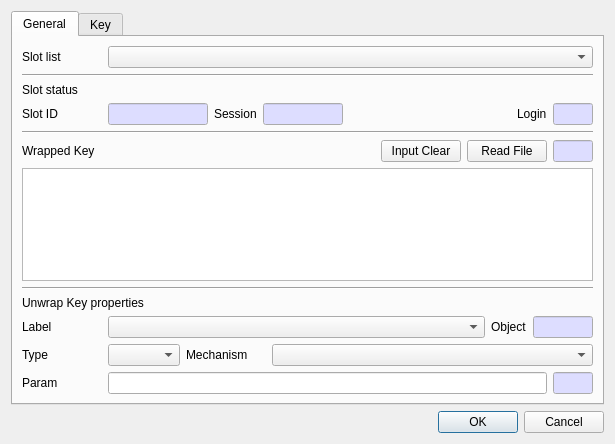
<?xml version="1.0" encoding="UTF-8"?>
<ui version="4.0">
 <class>UnwrapKeyDlg</class>
 <widget class="QDialog" name="UnwrapKeyDlg">
  <property name="geometry">
   <rect>
    <x>0</x>
    <y>0</y>
    <width>585</width>
    <height>444</height>
   </rect>
  </property>
  <property name="windowTitle">
   <string>Unwrap key</string>
  </property>
  <layout class="QVBoxLayout" name="verticalLayout">
   <item>
    <widget class="QTabWidget" name="tabWidget">
     <property name="currentIndex">
      <number>0</number>
     </property>
     <widget class="QWidget" name="tab_3">
      <attribute name="title">
       <string>General</string>
      </attribute>
      <layout class="QVBoxLayout" name="verticalLayout_2">
       <item>
        <layout class="QGridLayout" name="gridLayout">
         <property name="topMargin">
          <number>0</number>
         </property>
         <item row="0" column="1">
          <widget class="QComboBox" name="mSlotsCombo">
           <property name="sizePolicy">
            <sizepolicy hsizetype="Preferred" vsizetype="Fixed">
             <horstretch>1</horstretch>
             <verstretch>0</verstretch>
            </sizepolicy>
           </property>
          </widget>
         </item>
         <item row="0" column="0">
          <widget class="QLabel" name="label">
           <property name="minimumSize">
            <size>
             <width>80</width>
             <height>0</height>
            </size>
           </property>
           <property name="text">
            <string>Slot list</string>
           </property>
          </widget>
         </item>
        </layout>
       </item>
       <item>
        <widget class="Line" name="line">
         <property name="orientation">
          <enum>Qt::Horizontal</enum>
         </property>
        </widget>
       </item>
       <item>
        <widget class="QLabel" name="label_2">
         <property name="text">
          <string>Slot status</string>
         </property>
        </widget>
       </item>
       <item>
        <layout class="QGridLayout" name="gridLayout_3">
         <property name="topMargin">
          <number>0</number>
         </property>
         <item row="0" column="5">
          <widget class="QLabel" name="label_9">
           <property name="text">
            <string>Login</string>
           </property>
          </widget>
         </item>
         <item row="0" column="0">
          <widget class="QLabel" name="label_3">
           <property name="minimumSize">
            <size>
             <width>80</width>
             <height>0</height>
            </size>
           </property>
           <property name="text">
            <string>Slot ID</string>
           </property>
          </widget>
         </item>
         <item row="0" column="6">
          <widget class="QLineEdit" name="mLoginText">
           <property name="maximumSize">
            <size>
             <width>40</width>
             <height>16777215</height>
            </size>
           </property>
           <property name="palette">
            <palette>
             <active>
              <colorrole role="Base">
               <brush brushstyle="SolidPattern">
                <color alpha="255">
                 <red>221</red>
                 <green>221</green>
                 <blue>255</blue>
                </color>
               </brush>
              </colorrole>
             </active>
             <inactive>
              <colorrole role="Base">
               <brush brushstyle="SolidPattern">
                <color alpha="255">
                 <red>221</red>
                 <green>221</green>
                 <blue>255</blue>
                </color>
               </brush>
              </colorrole>
             </inactive>
             <disabled>
              <colorrole role="Base">
               <brush brushstyle="SolidPattern">
                <color alpha="255">
                 <red>240</red>
                 <green>240</green>
                 <blue>240</blue>
                </color>
               </brush>
              </colorrole>
             </disabled>
            </palette>
           </property>
           <property name="readOnly">
            <bool>true</bool>
           </property>
          </widget>
         </item>
         <item row="0" column="2">
          <widget class="QLabel" name="label_8">
           <property name="text">
            <string>Session</string>
           </property>
          </widget>
         </item>
         <item row="0" column="3">
          <widget class="QLineEdit" name="mSessionText">
           <property name="maximumSize">
            <size>
             <width>80</width>
             <height>16777215</height>
            </size>
           </property>
           <property name="palette">
            <palette>
             <active>
              <colorrole role="Base">
               <brush brushstyle="SolidPattern">
                <color alpha="255">
                 <red>221</red>
                 <green>221</green>
                 <blue>255</blue>
                </color>
               </brush>
              </colorrole>
             </active>
             <inactive>
              <colorrole role="Base">
               <brush brushstyle="SolidPattern">
                <color alpha="255">
                 <red>221</red>
                 <green>221</green>
                 <blue>255</blue>
                </color>
               </brush>
              </colorrole>
             </inactive>
             <disabled>
              <colorrole role="Base">
               <brush brushstyle="SolidPattern">
                <color alpha="255">
                 <red>240</red>
                 <green>240</green>
                 <blue>240</blue>
                </color>
               </brush>
              </colorrole>
             </disabled>
            </palette>
           </property>
           <property name="readOnly">
            <bool>true</bool>
           </property>
          </widget>
         </item>
         <item row="0" column="1">
          <widget class="QLineEdit" name="mSlotIDText">
           <property name="maximumSize">
            <size>
             <width>100</width>
             <height>16777215</height>
            </size>
           </property>
           <property name="palette">
            <palette>
             <active>
              <colorrole role="Base">
               <brush brushstyle="SolidPattern">
                <color alpha="255">
                 <red>221</red>
                 <green>221</green>
                 <blue>255</blue>
                </color>
               </brush>
              </colorrole>
             </active>
             <inactive>
              <colorrole role="Base">
               <brush brushstyle="SolidPattern">
                <color alpha="255">
                 <red>221</red>
                 <green>221</green>
                 <blue>255</blue>
                </color>
               </brush>
              </colorrole>
             </inactive>
             <disabled>
              <colorrole role="Base">
               <brush brushstyle="SolidPattern">
                <color alpha="255">
                 <red>240</red>
                 <green>240</green>
                 <blue>240</blue>
                </color>
               </brush>
              </colorrole>
             </disabled>
            </palette>
           </property>
           <property name="readOnly">
            <bool>true</bool>
           </property>
          </widget>
         </item>
         <item row="0" column="4">
          <spacer name="horizontalSpacer">
           <property name="orientation">
            <enum>Qt::Horizontal</enum>
           </property>
           <property name="sizeHint" stdset="0">
            <size>
             <width>40</width>
             <height>20</height>
            </size>
           </property>
          </spacer>
         </item>
        </layout>
       </item>
       <item>
        <widget class="Line" name="line_2">
         <property name="orientation">
          <enum>Qt::Horizontal</enum>
         </property>
        </widget>
       </item>
       <item>
        <layout class="QGridLayout" name="gridLayout_4">
         <item row="0" column="2">
          <widget class="QPushButton" name="mInputClearBtn">
           <property name="text">
            <string>Input Clear</string>
           </property>
          </widget>
         </item>
         <item row="0" column="3">
          <widget class="QPushButton" name="mReadFileBtn">
           <property name="text">
            <string>Read File</string>
           </property>
          </widget>
         </item>
         <item row="0" column="0">
          <widget class="QLabel" name="label_4">
           <property name="minimumSize">
            <size>
             <width>80</width>
             <height>0</height>
            </size>
           </property>
           <property name="maximumSize">
            <size>
             <width>80</width>
             <height>16777215</height>
            </size>
           </property>
           <property name="text">
            <string>Wrapped Key</string>
           </property>
          </widget>
         </item>
         <item row="0" column="4">
          <widget class="QLineEdit" name="mInputLenText">
           <property name="minimumSize">
            <size>
             <width>40</width>
             <height>0</height>
            </size>
           </property>
           <property name="maximumSize">
            <size>
             <width>40</width>
             <height>16777215</height>
            </size>
           </property>
           <property name="palette">
            <palette>
             <active>
              <colorrole role="Base">
               <brush brushstyle="SolidPattern">
                <color alpha="255">
                 <red>221</red>
                 <green>221</green>
                 <blue>255</blue>
                </color>
               </brush>
              </colorrole>
             </active>
             <inactive>
              <colorrole role="Base">
               <brush brushstyle="SolidPattern">
                <color alpha="255">
                 <red>221</red>
                 <green>221</green>
                 <blue>255</blue>
                </color>
               </brush>
              </colorrole>
             </inactive>
             <disabled>
              <colorrole role="Base">
               <brush brushstyle="SolidPattern">
                <color alpha="255">
                 <red>240</red>
                 <green>240</green>
                 <blue>240</blue>
                </color>
               </brush>
              </colorrole>
             </disabled>
            </palette>
           </property>
           <property name="readOnly">
            <bool>true</bool>
           </property>
          </widget>
         </item>
         <item row="0" column="1">
          <spacer name="horizontalSpacer_3">
           <property name="orientation">
            <enum>Qt::Horizontal</enum>
           </property>
           <property name="sizeHint" stdset="0">
            <size>
             <width>40</width>
             <height>20</height>
            </size>
           </property>
          </spacer>
         </item>
        </layout>
       </item>
       <item>
        <widget class="QPlainTextEdit" name="mInputText">
         <property name="font">
          <font/>
         </property>
        </widget>
       </item>
       <item>
        <widget class="Line" name="line_3">
         <property name="orientation">
          <enum>Qt::Horizontal</enum>
         </property>
        </widget>
       </item>
       <item>
        <widget class="QLabel" name="label_5">
         <property name="text">
          <string>Unwrap Key properties</string>
         </property>
        </widget>
       </item>
       <item>
        <layout class="QGridLayout" name="gridLayout_5">
         <item row="0" column="0">
          <widget class="QLabel" name="label_6">
           <property name="minimumSize">
            <size>
             <width>80</width>
             <height>0</height>
            </size>
           </property>
           <property name="text">
            <string>Label</string>
           </property>
          </widget>
         </item>
         <item row="0" column="3">
          <widget class="QLineEdit" name="mUnwrapObjectText">
           <property name="maximumSize">
            <size>
             <width>60</width>
             <height>16777215</height>
            </size>
           </property>
           <property name="palette">
            <palette>
             <active>
              <colorrole role="Base">
               <brush brushstyle="SolidPattern">
                <color alpha="255">
                 <red>221</red>
                 <green>221</green>
                 <blue>255</blue>
                </color>
               </brush>
              </colorrole>
             </active>
             <inactive>
              <colorrole role="Base">
               <brush brushstyle="SolidPattern">
                <color alpha="255">
                 <red>221</red>
                 <green>221</green>
                 <blue>255</blue>
                </color>
               </brush>
              </colorrole>
             </inactive>
             <disabled>
              <colorrole role="Base">
               <brush brushstyle="SolidPattern">
                <color alpha="255">
                 <red>240</red>
                 <green>240</green>
                 <blue>240</blue>
                </color>
               </brush>
              </colorrole>
             </disabled>
            </palette>
           </property>
           <property name="readOnly">
            <bool>true</bool>
           </property>
          </widget>
         </item>
         <item row="0" column="2">
          <widget class="QLabel" name="label_10">
           <property name="text">
            <string>Object</string>
           </property>
          </widget>
         </item>
         <item row="0" column="1">
          <widget class="QComboBox" name="mUnwrapLabelCombo">
           <property name="sizePolicy">
            <sizepolicy hsizetype="Preferred" vsizetype="Fixed">
             <horstretch>1</horstretch>
             <verstretch>0</verstretch>
            </sizepolicy>
           </property>
          </widget>
         </item>
        </layout>
       </item>
       <item>
        <layout class="QGridLayout" name="gridLayout_10">
         <item row="0" column="1">
          <widget class="QComboBox" name="mUnwrapTypeCombo"/>
         </item>
         <item row="0" column="2">
          <widget class="QLabel" name="label_7">
           <property name="minimumSize">
            <size>
             <width>80</width>
             <height>0</height>
            </size>
           </property>
           <property name="text">
            <string>Mechanism</string>
           </property>
          </widget>
         </item>
         <item row="0" column="0">
          <widget class="QLabel" name="label_18">
           <property name="minimumSize">
            <size>
             <width>80</width>
             <height>0</height>
            </size>
           </property>
           <property name="maximumSize">
            <size>
             <width>80</width>
             <height>16777215</height>
            </size>
           </property>
           <property name="text">
            <string>Type</string>
           </property>
          </widget>
         </item>
         <item row="0" column="3">
          <widget class="QComboBox" name="mUnwrapMechCombo">
           <property name="sizePolicy">
            <sizepolicy hsizetype="Preferred" vsizetype="Fixed">
             <horstretch>1</horstretch>
             <verstretch>0</verstretch>
            </sizepolicy>
           </property>
          </widget>
         </item>
        </layout>
       </item>
       <item>
        <layout class="QGridLayout" name="gridLayout_9">
         <item row="0" column="1">
          <widget class="QLineEdit" name="mUnwrapParamText">
           <property name="maximumSize">
            <size>
             <width>16777215</width>
             <height>16777215</height>
            </size>
           </property>
          </widget>
         </item>
         <item row="0" column="0">
          <widget class="QLabel" name="label_11">
           <property name="minimumSize">
            <size>
             <width>80</width>
             <height>0</height>
            </size>
           </property>
           <property name="text">
            <string>Param</string>
           </property>
          </widget>
         </item>
         <item row="0" column="2">
          <widget class="QLineEdit" name="mUnwrapParamLenText">
           <property name="minimumSize">
            <size>
             <width>40</width>
             <height>0</height>
            </size>
           </property>
           <property name="maximumSize">
            <size>
             <width>40</width>
             <height>16777215</height>
            </size>
           </property>
           <property name="palette">
            <palette>
             <active>
              <colorrole role="Base">
               <brush brushstyle="SolidPattern">
                <color alpha="255">
                 <red>221</red>
                 <green>221</green>
                 <blue>255</blue>
                </color>
               </brush>
              </colorrole>
             </active>
             <inactive>
              <colorrole role="Base">
               <brush brushstyle="SolidPattern">
                <color alpha="255">
                 <red>221</red>
                 <green>221</green>
                 <blue>255</blue>
                </color>
               </brush>
              </colorrole>
             </inactive>
             <disabled>
              <colorrole role="Base">
               <brush brushstyle="SolidPattern">
                <color alpha="255">
                 <red>240</red>
                 <green>240</green>
                 <blue>240</blue>
                </color>
               </brush>
              </colorrole>
             </disabled>
            </palette>
           </property>
           <property name="readOnly">
            <bool>true</bool>
           </property>
          </widget>
         </item>
        </layout>
       </item>
       <item>
        <spacer name="verticalSpacer">
         <property name="orientation">
          <enum>Qt::Vertical</enum>
         </property>
         <property name="sizeHint" stdset="0">
          <size>
           <width>20</width>
           <height>40</height>
          </size>
         </property>
        </spacer>
       </item>
      </layout>
     </widget>
     <widget class="QWidget" name="tab_4">
      <attribute name="title">
       <string>Key</string>
      </attribute>
      <layout class="QVBoxLayout" name="verticalLayout_3">
       <item>
        <widget class="QLabel" name="label_12">
         <property name="text">
          <string>Key Properties</string>
         </property>
        </widget>
       </item>
       <item>
        <widget class="Line" name="line_4">
         <property name="orientation">
          <enum>Qt::Horizontal</enum>
         </property>
        </widget>
       </item>
       <item>
        <layout class="QGridLayout" name="gridLayout_2">
         <property name="topMargin">
          <number>0</number>
         </property>
         <item row="0" column="3">
          <widget class="QLabel" name="label_16">
           <property name="text">
            <string>Type</string>
           </property>
          </widget>
         </item>
         <item row="0" column="1">
          <widget class="QComboBox" name="mClassCombo"/>
         </item>
         <item row="0" column="4">
          <widget class="QComboBox" name="mTypeCombo"/>
         </item>
         <item row="0" column="0">
          <widget class="QLabel" name="label_13">
           <property name="minimumSize">
            <size>
             <width>80</width>
             <height>0</height>
            </size>
           </property>
           <property name="maximumSize">
            <size>
             <width>80</width>
             <height>16777215</height>
            </size>
           </property>
           <property name="text">
            <string>Class</string>
           </property>
          </widget>
         </item>
         <item row="0" column="2">
          <spacer name="horizontalSpacer_2">
           <property name="orientation">
            <enum>Qt::Horizontal</enum>
           </property>
           <property name="sizeHint" stdset="0">
            <size>
             <width>40</width>
             <height>20</height>
            </size>
           </property>
          </spacer>
         </item>
        </layout>
       </item>
       <item>
        <layout class="QGridLayout" name="gridLayout_7">
         <item row="0" column="0">
          <widget class="QLabel" name="label_14">
           <property name="minimumSize">
            <size>
             <width>80</width>
             <height>0</height>
            </size>
           </property>
           <property name="text">
            <string>Label</string>
           </property>
          </widget>
         </item>
         <item row="1" column="0">
          <widget class="QLabel" name="label_17">
           <property name="text">
            <string>ID</string>
           </property>
          </widget>
         </item>
         <item row="1" column="1">
          <widget class="QLineEdit" name="mIDText"/>
         </item>
         <item row="1" column="2">
          <widget class="QCheckBox" name="mUseRandCheck">
           <property name="text">
            <string>Use Random</string>
           </property>
          </widget>
         </item>
         <item row="0" column="1" colspan="2">
          <widget class="QLineEdit" name="mLabelText"/>
         </item>
        </layout>
       </item>
       <item>
        <widget class="Line" name="line_5">
         <property name="orientation">
          <enum>Qt::Horizontal</enum>
         </property>
        </widget>
       </item>
       <item>
        <widget class="QLabel" name="label_15">
         <property name="text">
          <string>Attributes</string>
         </property>
        </widget>
       </item>
       <item>
        <layout class="QGridLayout" name="gridLayout_8">
         <item row="0" column="2">
          <widget class="QCheckBox" name="mSensitiveCheck">
           <property name="text">
            <string notr="true">Sensitive</string>
           </property>
          </widget>
         </item>
         <item row="2" column="0">
          <widget class="QCheckBox" name="mModifiableCheck">
           <property name="text">
            <string notr="true">Modifiable</string>
           </property>
          </widget>
         </item>
         <item row="3" column="5">
          <widget class="QComboBox" name="mExtractableCombo"/>
         </item>
         <item row="2" column="5">
          <widget class="QComboBox" name="mVerifyCombo"/>
         </item>
         <item row="4" column="3">
          <widget class="QComboBox" name="mVerifyRecoverCombo"/>
         </item>
         <item row="1" column="5">
          <widget class="QComboBox" name="mDecryptCombo"/>
         </item>
         <item row="1" column="0">
          <widget class="QCheckBox" name="mUnwrapCheck">
           <property name="text">
            <string notr="true">Unwrap</string>
           </property>
          </widget>
         </item>
         <item row="1" column="1">
          <widget class="QComboBox" name="mUnwrapCombo"/>
         </item>
         <item row="4" column="1">
          <widget class="QComboBox" name="mSignRecoverCombo"/>
         </item>
         <item row="3" column="2">
          <widget class="QCheckBox" name="mDeriveCheck">
           <property name="text">
            <string>Derive</string>
           </property>
          </widget>
         </item>
         <item row="4" column="5">
          <widget class="QDateEdit" name="mStartDateEdit"/>
         </item>
         <item row="3" column="4">
          <widget class="QCheckBox" name="mExtractableCheck">
           <property name="text">
            <string notr="true">Extractable</string>
           </property>
          </widget>
         </item>
         <item row="3" column="3">
          <widget class="QComboBox" name="mDeriveCombo"/>
         </item>
         <item row="4" column="0">
          <widget class="QCheckBox" name="mSignRecoverCheck">
           <property name="text">
            <string>SignRecover</string>
           </property>
          </widget>
         </item>
         <item row="2" column="2">
          <widget class="QCheckBox" name="mSignCheck">
           <property name="text">
            <string notr="true">Sign</string>
           </property>
          </widget>
         </item>
         <item row="2" column="4">
          <widget class="QCheckBox" name="mVerifyCheck">
           <property name="text">
            <string notr="true">Verify</string>
           </property>
          </widget>
         </item>
         <item row="0" column="4">
          <widget class="QCheckBox" name="mWrapCheck">
           <property name="text">
            <string notr="true">Wrap</string>
           </property>
          </widget>
         </item>
         <item row="0" column="5">
          <widget class="QComboBox" name="mWrapCombo"/>
         </item>
         <item row="0" column="1">
          <widget class="QComboBox" name="mPrivateCombo"/>
         </item>
         <item row="3" column="1">
          <widget class="QComboBox" name="mTokenCombo"/>
         </item>
         <item row="3" column="0">
          <widget class="QCheckBox" name="mTokenCheck">
           <property name="text">
            <string notr="true">Token</string>
           </property>
          </widget>
         </item>
         <item row="1" column="4">
          <widget class="QCheckBox" name="mDecryptCheck">
           <property name="text">
            <string notr="true">Decrypt</string>
           </property>
          </widget>
         </item>
         <item row="5" column="2">
          <widget class="QCheckBox" name="mTrustedCheck">
           <property name="text">
            <string>Trusted</string>
           </property>
          </widget>
         </item>
         <item row="4" column="2">
          <widget class="QCheckBox" name="mVerifyRecoverCheck">
           <property name="text">
            <string>VerifyRecover</string>
           </property>
          </widget>
         </item>
         <item row="5" column="3">
          <widget class="QComboBox" name="mTrustedCombo"/>
         </item>
         <item row="4" column="4">
          <widget class="QCheckBox" name="mStartDateCheck">
           <property name="text">
            <string>StartDate</string>
           </property>
          </widget>
         </item>
         <item row="1" column="3">
          <widget class="QComboBox" name="mEncryptCombo"/>
         </item>
         <item row="2" column="3">
          <widget class="QComboBox" name="mSignCombo"/>
         </item>
         <item row="5" column="1">
          <widget class="QDateEdit" name="mEndDateEdit"/>
         </item>
         <item row="1" column="2">
          <widget class="QCheckBox" name="mEncryptCheck">
           <property name="text">
            <string notr="true">Encrypt</string>
           </property>
          </widget>
         </item>
         <item row="0" column="3">
          <widget class="QComboBox" name="mSensitiveCombo"/>
         </item>
         <item row="2" column="1">
          <widget class="QComboBox" name="mModifiableCombo"/>
         </item>
         <item row="0" column="0">
          <widget class="QCheckBox" name="mPrivateCheck">
           <property name="text">
            <string notr="true">Private</string>
           </property>
          </widget>
         </item>
         <item row="5" column="0">
          <widget class="QCheckBox" name="mEndDateCheck">
           <property name="text">
            <string>EndDate</string>
           </property>
          </widget>
         </item>
         <item row="6" column="0">
          <widget class="QCheckBox" name="mDestroyableCheck">
           <property name="text">
            <string>Destroyable</string>
           </property>
          </widget>
         </item>
         <item row="5" column="4">
          <widget class="QCheckBox" name="mCopyableCheck">
           <property name="text">
            <string>Copyable</string>
           </property>
          </widget>
         </item>
         <item row="5" column="5">
          <widget class="QComboBox" name="mCopyableCombo"/>
         </item>
         <item row="6" column="1">
          <widget class="QComboBox" name="mDestroyableCombo"/>
         </item>
        </layout>
       </item>
       <item>
        <spacer name="verticalSpacer_2">
         <property name="orientation">
          <enum>Qt::Vertical</enum>
         </property>
         <property name="sizeHint" stdset="0">
          <size>
           <width>20</width>
           <height>40</height>
          </size>
         </property>
        </spacer>
       </item>
      </layout>
     </widget>
    </widget>
   </item>
   <item>
    <widget class="QDialogButtonBox" name="buttonBox">
     <property name="orientation">
      <enum>Qt::Horizontal</enum>
     </property>
     <property name="standardButtons">
      <set>QDialogButtonBox::Cancel|QDialogButtonBox::Ok</set>
     </property>
    </widget>
   </item>
  </layout>
 </widget>
 <tabstops>
  <tabstop>tabWidget</tabstop>
  <tabstop>mSlotsCombo</tabstop>
  <tabstop>mSlotIDText</tabstop>
  <tabstop>mSessionText</tabstop>
  <tabstop>mLoginText</tabstop>
  <tabstop>mInputClearBtn</tabstop>
  <tabstop>mReadFileBtn</tabstop>
  <tabstop>mInputLenText</tabstop>
  <tabstop>mInputText</tabstop>
  <tabstop>mUnwrapLabelCombo</tabstop>
  <tabstop>mUnwrapObjectText</tabstop>
  <tabstop>mUnwrapTypeCombo</tabstop>
  <tabstop>mUnwrapMechCombo</tabstop>
  <tabstop>mUnwrapParamText</tabstop>
  <tabstop>mUnwrapParamLenText</tabstop>
  <tabstop>mClassCombo</tabstop>
  <tabstop>mTypeCombo</tabstop>
  <tabstop>mLabelText</tabstop>
  <tabstop>mIDText</tabstop>
  <tabstop>mPrivateCheck</tabstop>
  <tabstop>mPrivateCombo</tabstop>
  <tabstop>mSensitiveCheck</tabstop>
  <tabstop>mSensitiveCombo</tabstop>
  <tabstop>mWrapCheck</tabstop>
  <tabstop>mWrapCombo</tabstop>
  <tabstop>mUnwrapCheck</tabstop>
  <tabstop>mUnwrapCombo</tabstop>
  <tabstop>mEncryptCheck</tabstop>
  <tabstop>mEncryptCombo</tabstop>
  <tabstop>mDecryptCheck</tabstop>
  <tabstop>mDecryptCombo</tabstop>
  <tabstop>mModifiableCheck</tabstop>
  <tabstop>mModifiableCombo</tabstop>
  <tabstop>mSignCheck</tabstop>
  <tabstop>mSignCombo</tabstop>
  <tabstop>mVerifyCheck</tabstop>
  <tabstop>mVerifyCombo</tabstop>
  <tabstop>mTokenCheck</tabstop>
  <tabstop>mTokenCombo</tabstop>
  <tabstop>mDeriveCheck</tabstop>
  <tabstop>mDeriveCombo</tabstop>
  <tabstop>mExtractableCheck</tabstop>
  <tabstop>mExtractableCombo</tabstop>
 </tabstops>
 <resources/>
 <connections>
  <connection>
   <sender>buttonBox</sender>
   <signal>accepted()</signal>
   <receiver>UnwrapKeyDlg</receiver>
   <slot>accept()</slot>
   <hints>
    <hint type="sourcelabel">
     <x>248</x>
     <y>254</y>
    </hint>
    <hint type="destinationlabel">
     <x>157</x>
     <y>274</y>
    </hint>
   </hints>
  </connection>
  <connection>
   <sender>buttonBox</sender>
   <signal>rejected()</signal>
   <receiver>UnwrapKeyDlg</receiver>
   <slot>reject()</slot>
   <hints>
    <hint type="sourcelabel">
     <x>316</x>
     <y>260</y>
    </hint>
    <hint type="destinationlabel">
     <x>286</x>
     <y>274</y>
    </hint>
   </hints>
  </connection>
 </connections>
</ui>
